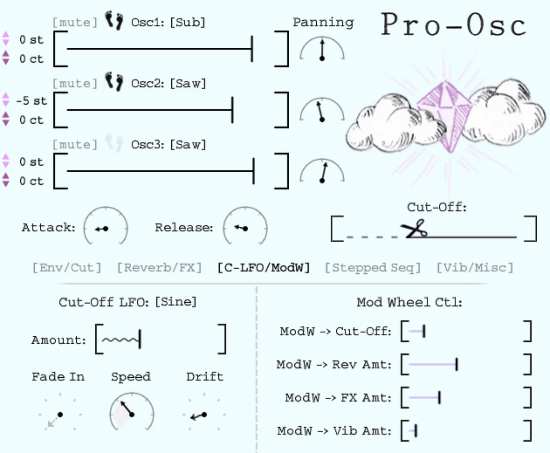
#> input picture pro-osc-v2/assets/tab-c-lfo.webp, 1100 x 906 px (shown at 1/2 size); its folder holds 2 pictures in this run
$ python tabs.py ../assets ../assets/tab-env-cut.webp
#> lines starting #> are read from the running program, lines starting #| are printed output that depends on the picture
#!/usr/bin/env python3
"""
tabs.py — turn a folder of interface-tab screenshots into aligned, same-size web frames.

Why: screenshots of the same synth window come out a few pixels different in size, so when the
page crossfades between them the picture creeps left/right ("jitter"). Every frame here is aligned to the
first one by matching the oscillator block (identical on every tab), cropped to one rectangle, then
exported at one width, so the interface never moves between frames.

Usage:
  python3 tools/tabs.py "<folder of PNGs>" assets [--width 1100]

Naming: the output name comes from the screenshot's filename, lower-cased, with anything that is
not a letter or digit turned into a dash, prefixed "tab-":  "env:cut.png" → tab-env-cut.webp,
"Stepped sequencer.png" → tab-stepped-sequencer.webp. Reference those names in index.html
(data-cycle on the hero frames, data-step on the walkthrough frames).

Checks: it prints each frame's size and the row where the first dark landmark appears; after alignment those
rows should match within 1–2 px; if they don't, the screenshots differ in zoom, not position —
retake them at one window size (never crop from coordinates guessed off a preview).
"""
import os, re, sys
from PIL import Image

src = sys.argv[1]; out = sys.argv[2]
width = int(sys.argv[sys.argv.index("--width") + 1]) if "--width" in sys.argv else 1100
files = sorted(f for f in os.listdir(src) if f.lower().endswith((".png", ".jpg", ".jpeg", ".webp")))
ims = {f: Image.open(os.path.join(src, f)).convert("RGB") for f in files}
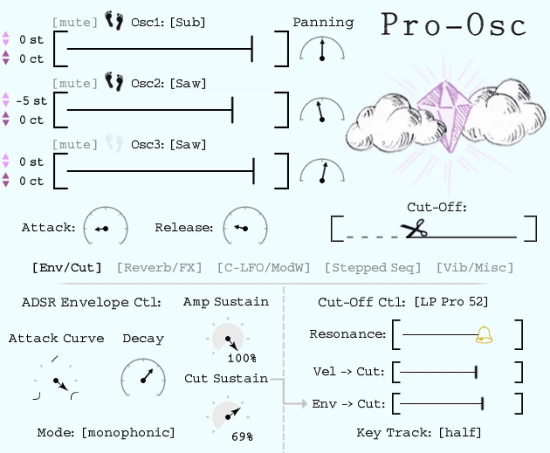
#> input picture pro-osc-v2/assets/tab-env-cut.webp, 1100 x 906 px (shown at 1/2 size)
# --- align every frame to the first one by matching the region that is the same on every tab
#     (the top-left third: the oscillator block). Search ±12 px, downsampled 4x, least difference wins.
ref = ims[files[0]]
#> ref is the input picture: PIL image 1100x906 RGB; mean R, G, B 231.3, 242.7, 244.9
def region(im, dx, dy):
#> called with dx = 0, dy = 0
    return im.crop((dx, dy, dx + ref.size[0] // 2, dy + ref.size[1] // 2)).resize((ref.size[0] // 8, ref.size[1] // 8)).convert("L")
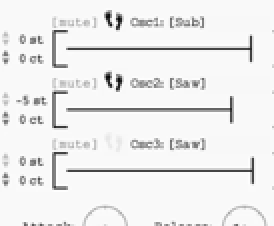
#> returned value: PIL image 137x113 L (shown 2 times larger); min 5, max 255, mean 237.3
base = region(ref, 0, 0); bpx = base.load(); bw, bh = base.size
#> after `bw, bh = base.size`: bw = 137; bh = 113
def diff(im, dx, dy):
    c = region(im, dx, dy).load(); return sum(abs(c[x, y] - bpx[x, y]) for y in range(bh) for x in range(bw))
shift = {}
for f, im in ims.items():
    best = min(((diff(im, dx, dy), dx, dy) for dy in range(0, 13) for dx in range(0, 13)), key=lambda t: t[0]) if f != files[0] else (0, 0, 0)
    shift[f] = (best[1], best[2])
#> this loop made 2 passes
#> (f, best) on passes 1 to 2: ('tab-c-lfo.webp', (0, 0, 0)), ('tab-env-cut.webp', (306, 0, 0))
#> after the loop, shift = {'tab-c-lfo.webp': (0, 0), 'tab-env-cut.webp': (0, 0)}
W = min(im.size[0] - shift[f][0] for f, im in ims.items()); H = min(im.size[1] - shift[f][1] for f, im in ims.items())
#> after `W = min((im.size[0] - shift[f][0] for f, im in ims.items()))`: W = 1100
#> after `H = min((im.size[1] - shift[f][1] for f, im in ims.items()))`: H = 906
print(f"aligned crop: {W}x{H}  (sources: " + ", ".join(f"{im.size[0]}x{im.size[1]} shift {shift[f]}" for f, im in ims.items()) + ")")
#| aligned crop: 1100x906  (sources: 1100x906 shift (0, 0), 1100x906 shift (0, 0))
os.makedirs(out, exist_ok=True)
for f, im in ims.items():
    dx, dy = shift[f]
    frame = im.crop((dx, dy, dx + W, dy + H))
    px = frame.load()
    landmark = next((y for y in range(0, H, 2) if any(sum(px[x, y]) < 200 for x in range(0, W, 4))), None)
    name = "tab-" + re.sub(r"[^a-z0-9]+", "-", os.path.splitext(f)[0].lower()).strip("-") + ".webp"
    frame = frame.resize((width, round(H * width / W)), Image.LANCZOS)
    frame.save(os.path.join(out, name), "WEBP", quality=84, method=6)
    print(f"  {name:28s} first dark row {landmark:4d}  {os.path.getsize(os.path.join(out, name)) // 1024} KB")
#> this loop made 2 passes
#> (f, dx, dy, landmark) on passes 1 to 2: ('tab-c-lfo.webp', 0, 0, 24), ('tab-env-cut.webp', 0, 0, 24)
#|   tab-tab-c-lfo.webp           first dark row   24  51 KB
#|   tab-tab-env-cut.webp         first dark row   24  55 KB
#> frame is the input picture: PIL image 1100x906 RGB; mean R, G, B 230.8, 242.1, 244.2
